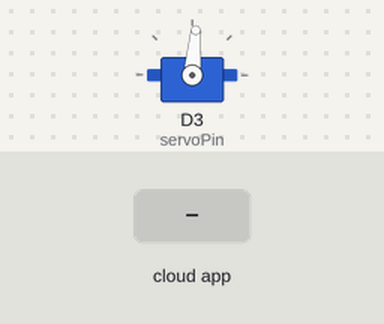
The sketch below on a simulated ESP8266 (Wemos D1 mini). Shown: servo. Inputs (shaded band) come from the test bench. WiFi joins after 1.5 s; servers stay silent unless stated; the Firebase database answers and starts empty.

Above: at 1.3 s.
1.4 s: the phone or cloud app sets On to 1
At 2.2 s:
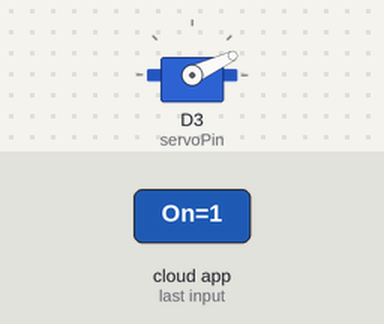
2.9 s: the phone or cloud app sets On to 0
At 5.1 s:
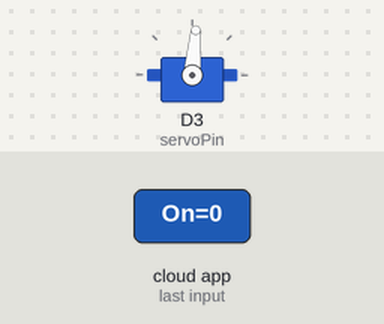
Timing chart, 0 to 6.6 s (numbered marks = the images above; inputs shaded):
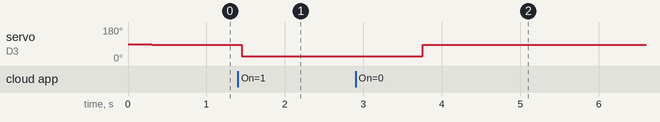

The sketch:

WeMos_D1_R1_Code.ino
```cpp
#include <ESP8266WiFi.h>
#include <FirebaseArduino.h>
#include <Servo.h>
#define FIREBASE_HOST "iot-dormitory-door-default-rtdb.firebaseio.com"
#define FIREBASE_AUTH "wMUmeverLoUTy9QRfZIMVvlEwPLgYjRHnMaiHGTv"
#define WIFI_SSID "bssm_free"
#define WIFI_PASSWORD "bssm_free"
Servo servo;
int servoPin = D3;
void setup(){
    Serial.begin(115200);
    WiFi.begin(WIFI_SSID,WIFI_PASSWORD);
    Firebase.begin(FIREBASE_HOST,FIREBASE_AUTH);
    Firebase.setInt("On",0);
    servo.attach(servoPin);
}
void loop(){
    if (Firebase.getInt("On")==1) servo.write(25);
    else servo.write(85);
    delay(1000);
}
```

Measured:
- after the input at 1.4 s, servo on D3 (servoPin): 85° → 25° after 0.05 s
- after the input at 2.9 s, servo on D3 (servoPin): 25° → 85° after 0.85 s
